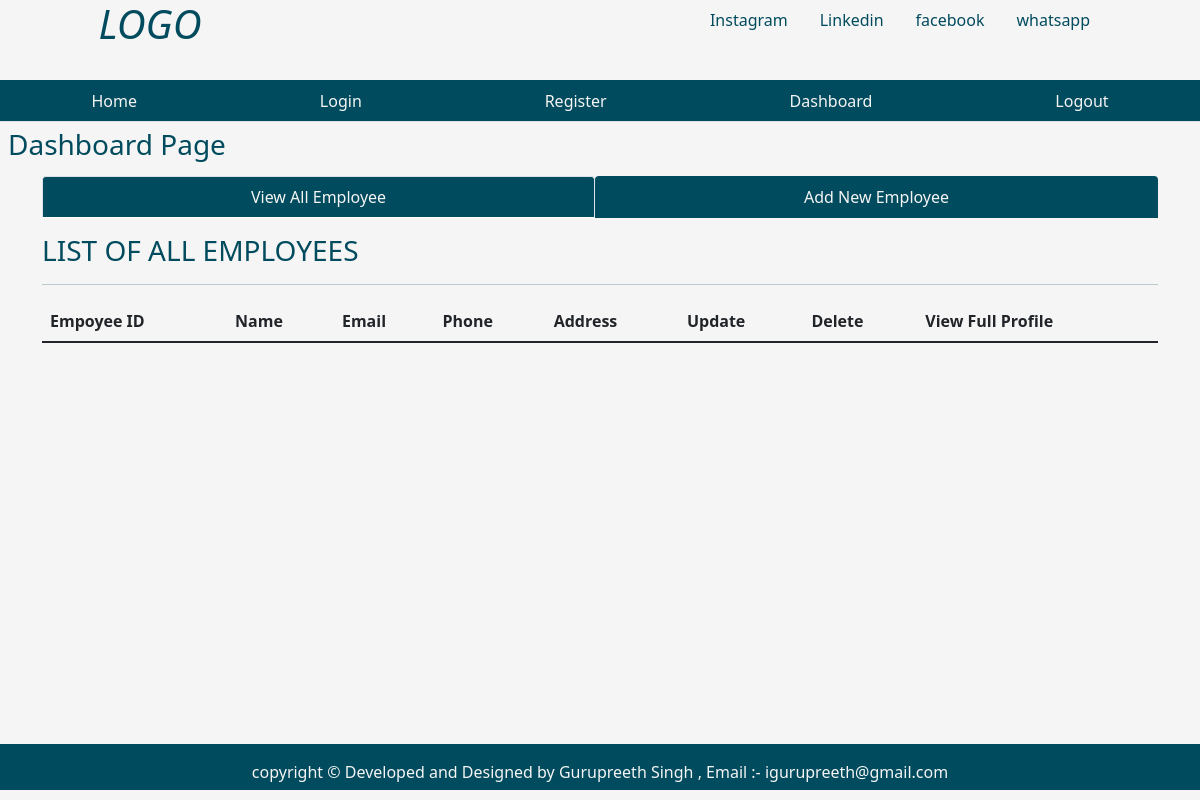
Page /dashboard on the earlier database version.
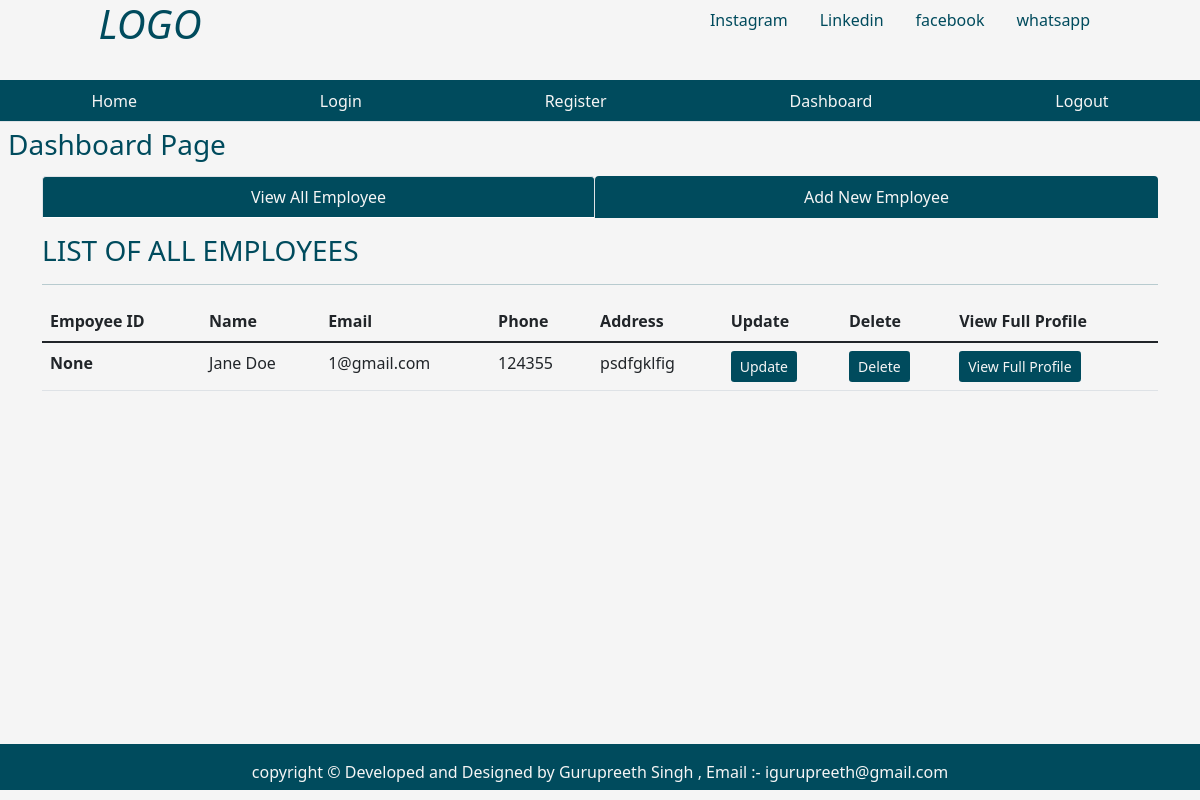
Same page on the later database version.
### tables this page shows
CREATE TABLE employees(empid integer AUTO_INCREMENT PRIMARY key, name text not null, email text not null, phone text not null, address text not null);

### app.py (the view)
@app.route('/dashboard')
def dashboard():
    user = get_current_user()
    db = get_db()
    emp_cursor = db.execute('select * from employees')
    all_employees = emp_cursor.fetchall()
    return render_template('dashboard.html', user = user, all_employees = all_employees)

### app.py (called while the page is built)
def get_current_user():
    user = None
    if 'user' in session:
        user = session['user']
        db = get_db()
        user_cursor = db.execute('select * from users where name = ? ', [user])
        user = user_cursor.fetchone()
    return user

### database.py (called while the page is built)
def connect_to_database():
    sql = sqlite3.connect('C:/Users/peach/Projects/Emp_Man_Sys_flask/application.db')
    sql.row_factory = sqlite3.Row
    return sql

def get_db():
    if not hasattr(g, 'application_db'):
        g.application_db = connect_to_database()
        return g.application_db

### templates/dashboard.html (shortened to what this page needs)
{% from "showlinks.html" import show_links, show_socials %}
<!DOCTYPE html>
<html lang="en">
<head>
    <link href="https://cdn.jsdelivr.net/npm/bootstrap@5.1.3/dist/css/bootstrap.min.css" rel="stylesheet">
    <link rel="stylesheet" href="{{ url_for('static', filename='dashboard.css')}}" type = "text/css">
</head>
<body>
      <div class="parent">
        <div class="child child1">
            <h1 class="text-center"><i>LOGO</i></h1>
        </div>
        <div class="child child2">
          {{show_socials()}}
        </div>
        <div class="child child3">
          {{show_links()}}
        </div>
        <div class="child child4">
            <h3 class="m-2">Dashboard Page</h3>
        </div>
        <div class="child child5" style="color:rgb(0, 75, 93);">
        </div>
        <div class="child child6  container" style="color:rgb(0, 75, 93);">
            <ul class="nav nav-tabs nav-fill mb-3">
                <li class="nav-item">
                  <a class="nav-link active" aria-current="page" href="{{ url_for('dashboard')}}" style=" background-color:rgb(0, 75, 93); color:whitesmoke;">View All Employee</a>
                </li>
                <li class="nav-item">
                  <a class="nav-link" style=" background-color:rgb(0, 75, 93); color:whitesmoke;" href="{{ url_for('addnewemployee')}}">Add New Employee</a>
                </li>
              </ul>
              <div class="table-responsive-lg caption-top">
                <caption><h3>LIST OF ALL EMPLOYEES</h3></caption>
                <hr>
                <table class="table">
                    <thead>
                        <tr>
                          <th scope="col">Empoyee ID</th>
                          <th scope="col">Name</th>
                          <th scope="col">Email</th>
                          <th scope="col">Phone</th>
                          <th scope="col">Address</th>
                          <th scope="col">Update</th>
                          <th scope="col">Delete</th>
                          <th scope="col">View Full Profile</th>
                        </tr>
                      </thead>
                      <tbody>
                        {% for employee in all_employees %}
                        <tr>
                          <th scope="row">{{ employee['empid'] }}</th>
                          <td>{{ employee['name'] }}</td>
                          <td>{{ employee['email'] }}</td>
                          <td>{{ employee['phone'] }}</td>
                          <td>{{ employee['address'] }}</td>
                          <td><button class="btn btn-sm" style="background-color:rgb(0, 75, 93); color:whitesmoke;" href="#">Update</button></td>
                          <td><button class="btn btn-sm" style="background-color:rgb(0, 75, 93); color:whitesmoke;" href="#">Delete</button></td>
                          <td><button class="btn btn-sm" style="background-color:rgb(0, 75, 93); color:whitesmoke;" href="#">View Full Profile</button></td>
                        </tr>
                        {% endfor %}
                      </tbody>
                </table>
              </div>
        </div>
        <div class="child child7" style="background-color:rgb(0, 75, 93); color:whitesmoke;">
            <p class="p-3 text-center">copyright &copy; Developed and Designed by Gurupreeth Singh , Email :- igurupreeth@gmail.com</p>
        </div>
      </div>
</body>
</html>

### templates/showlinks.html
{% macro show_links() %}
<ul class="nav nav-tabs nav-fill" style="background-color:rgb(0, 75, 93);">
    <li class="nav-item">
      <a class="nav-link" style="color:whitesmoke;" href="{{url_for('index')}}">Home</a>
    </li>
    <li class="nav-item">
      <a class="nav-link" style="color:whitesmoke;" href="{{url_for('login')}}">Login</a>
    </li>
    <li class="nav-item">
      <a class="nav-link" style="color:whitesmoke;" href="{{url_for('register')}}">Register</a>
    </li>
    <li class="nav-item">
        <a class="nav-link" style="color:whitesmoke;" href="{{url_for('dashboard')}}">Dashboard</a>
      </li>
    <li class="nav-item">
      <a class="nav-link"   style="color:whitesmoke;" href="{{url_for('index')}}">Logout</a>
    </li>
  </ul>
  {% endmacro %}
  {% macro show_socials()%}
  <ul class="nav justify-content-center">
    <li class="nav-item">
      <a class="nav-link"  style="color:rgb(0, 75, 93);"  href="#">Instagram</a>
    </li>
    <li class="nav-item">
      <a class="nav-link"  style="color:rgb(0, 75, 93);" href="#">Linkedin</a>
    </li>
    <li class="nav-item">
      <a class="nav-link"  style="color:rgb(0, 75, 93);" href="#">facebook</a>
    </li>
    <li class="nav-item">
      <a class="nav-link"  style="color:rgb(0, 75, 93);" href="#">whatsapp</a>
    </li>
  </ul>
  {% endmacro %}

### static/dashboard.css (style rules this page uses)
html, body { height: 100%; background-color:whitesmoke; color:rgb(0, 75, 93); }
.parent { height: 100%; display: grid; grid-template-columns: repeat(4, 1fr); grid-template-rows: 10% 5% 7% auto 7%; }
.child { margin-bottom: 10px; }
.child1 { grid-column: 1/2; grid-row: 1/2; }
.child2 { grid-column: 3/-1; grid-row: 1/2; }
.child3 { grid-column: 1/-1; grid-row: 2/3; }
.child4 { grid-column: 1/2; grid-row: 3/4; }
.child5 { grid-column: 4/5; grid-row: 3/4; text-align: center; }
.child6 { grid-column: 1/-1; grid-row: 4/5; }
.child7 { grid-column: 1/-1; grid-row: 5/6; }

Differences in the rows shown:
added employees: empid "None", name "Jane Doe", email "1@gmail.com", phone "124355", address "psdfgklfig"
